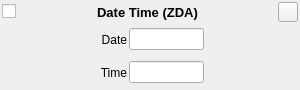
<?xml version="1.0" encoding="UTF-8"?>
<!-- Copyright (C) 2024-2026 RF StateSide LLC; SPDX-License-Identifier: AGPL-3.0-or-later -->
<ui version="4.0">
 <class>DateTimeZDA</class>
 <widget class="QWidget" name="DateTimeZDA">
  <property name="geometry">
   <rect>
    <x>0</x>
    <y>0</y>
    <width>300</width>
    <height>90</height>
   </rect>
  </property>
  <property name="windowTitle">
   <string>Form</string>
  </property>
  <layout class="QVBoxLayout" name="verticalLayout">
   <property name="spacing">
    <number>2</number>
   </property>
   <property name="leftMargin">
    <number>2</number>
   </property>
   <property name="topMargin">
    <number>2</number>
   </property>
   <property name="rightMargin">
    <number>2</number>
   </property>
   <property name="bottomMargin">
    <number>2</number>
   </property>
   <item>
    <layout class="QHBoxLayout" name="horizontalLayout">
     <item>
      <widget class="QCheckBox" name="checkBoxEnabled">
       <property name="text">
        <string/>
       </property>
       <property name="checked">
        <bool>false</bool>
       </property>
      </widget>
     </item>
     <item>
      <spacer name="horizontalSpacer">
       <property name="orientation">
        <enum>Qt::Orientation::Horizontal</enum>
       </property>
       <property name="sizeHint" stdset="0">
        <size>
         <width>40</width>
         <height>20</height>
        </size>
       </property>
      </spacer>
     </item>
     <item>
      <widget class="QLabel" name="labelTitle">
       <property name="font">
        <font>
         <pointsize>10</pointsize>
         <bold>true</bold>
        </font>
       </property>
       <property name="text">
        <string>Date Time (ZDA)</string>
       </property>
       <property name="alignment">
        <set>Qt::AlignmentFlag::AlignCenter</set>
       </property>
      </widget>
     </item>
     <item>
      <spacer name="horizontalSpacer_2">
       <property name="orientation">
        <enum>Qt::Orientation::Horizontal</enum>
       </property>
       <property name="sizeHint" stdset="0">
        <size>
         <width>40</width>
         <height>20</height>
        </size>
       </property>
      </spacer>
     </item>
     <item>
      <widget class="QPushButton" name="pushButtonRemove">
       <property name="minimumSize">
        <size>
         <width>20</width>
         <height>20</height>
        </size>
       </property>
       <property name="maximumSize">
        <size>
         <width>20</width>
         <height>20</height>
        </size>
       </property>
       <property name="text">
        <string/>
       </property>
      </widget>
     </item>
    </layout>
   </item>
   <item>
    <layout class="QHBoxLayout" name="horizontalLayout_3">
     <item>
      <widget class="QLabel" name="labelDaysSince1970">
       <property name="minimumSize">
        <size>
         <width>125</width>
         <height>22</height>
        </size>
       </property>
       <property name="maximumSize">
        <size>
         <width>125</width>
         <height>16777215</height>
        </size>
       </property>
       <property name="text">
        <string>Date</string>
       </property>
       <property name="alignment">
        <set>Qt::AlignmentFlag::AlignRight|Qt::AlignmentFlag::AlignTrailing|Qt::AlignmentFlag::AlignVCenter</set>
       </property>
      </widget>
     </item>
     <item>
      <widget class="QLineEdit" name="lineEditDaysSince1970">
       <property name="minimumSize">
        <size>
         <width>75</width>
         <height>22</height>
        </size>
       </property>
       <property name="maximumSize">
        <size>
         <width>75</width>
         <height>16777215</height>
        </size>
       </property>
       <property name="toolTip">
        <string>&lt;html&gt;&lt;head/&gt;&lt;body&gt;&lt;p&gt;Days since January 1, 1970&lt;/p&gt;&lt;/body&gt;&lt;/html&gt;</string>
       </property>
       <property name="inputMethodHints">
        <set>Qt::InputMethodHint::ImhNone</set>
       </property>
       <property name="readOnly">
        <bool>true</bool>
       </property>
      </widget>
     </item>
     <item>
      <widget class="QLabel" name="labelUnitsDaysSince1970">
       <property name="minimumSize">
        <size>
         <width>50</width>
         <height>22</height>
        </size>
       </property>
       <property name="toolTip">
        <string>&lt;html&gt;&lt;head/&gt;&lt;body&gt;&lt;p&gt;Click to change units&lt;/p&gt;&lt;/body&gt;&lt;/html&gt;</string>
       </property>
       <property name="text">
        <string/>
       </property>
      </widget>
     </item>
    </layout>
   </item>
   <item>
    <layout class="QHBoxLayout" name="horizontalLayout_4">
     <item>
      <widget class="QLabel" name="labelSecondsSinceMidnight">
       <property name="minimumSize">
        <size>
         <width>125</width>
         <height>22</height>
        </size>
       </property>
       <property name="maximumSize">
        <size>
         <width>125</width>
         <height>16777215</height>
        </size>
       </property>
       <property name="text">
        <string>Time</string>
       </property>
       <property name="alignment">
        <set>Qt::AlignmentFlag::AlignRight|Qt::AlignmentFlag::AlignTrailing|Qt::AlignmentFlag::AlignVCenter</set>
       </property>
      </widget>
     </item>
     <item>
      <widget class="QLineEdit" name="lineEditSecondsSinceMidnight">
       <property name="minimumSize">
        <size>
         <width>75</width>
         <height>22</height>
        </size>
       </property>
       <property name="maximumSize">
        <size>
         <width>75</width>
         <height>16777215</height>
        </size>
       </property>
       <property name="toolTip">
        <string>&lt;html&gt;&lt;head/&gt;&lt;body&gt;&lt;p&gt;Milliseconds since midnight.&lt;/p&gt;&lt;/body&gt;&lt;/html&gt;</string>
       </property>
       <property name="inputMethodHints">
        <set>Qt::InputMethodHint::ImhNone</set>
       </property>
       <property name="readOnly">
        <bool>true</bool>
       </property>
      </widget>
     </item>
     <item>
      <widget class="QLabel" name="labelUnitsSecondsSinceMidnight">
       <property name="minimumSize">
        <size>
         <width>50</width>
         <height>22</height>
        </size>
       </property>
       <property name="toolTip">
        <string>&lt;html&gt;&lt;head/&gt;&lt;body&gt;&lt;p&gt;Click to change units&lt;/p&gt;&lt;/body&gt;&lt;/html&gt;</string>
       </property>
       <property name="text">
        <string/>
       </property>
      </widget>
     </item>
    </layout>
   </item>
  </layout>
 </widget>
 <resources/>
 <connections/>
</ui>
